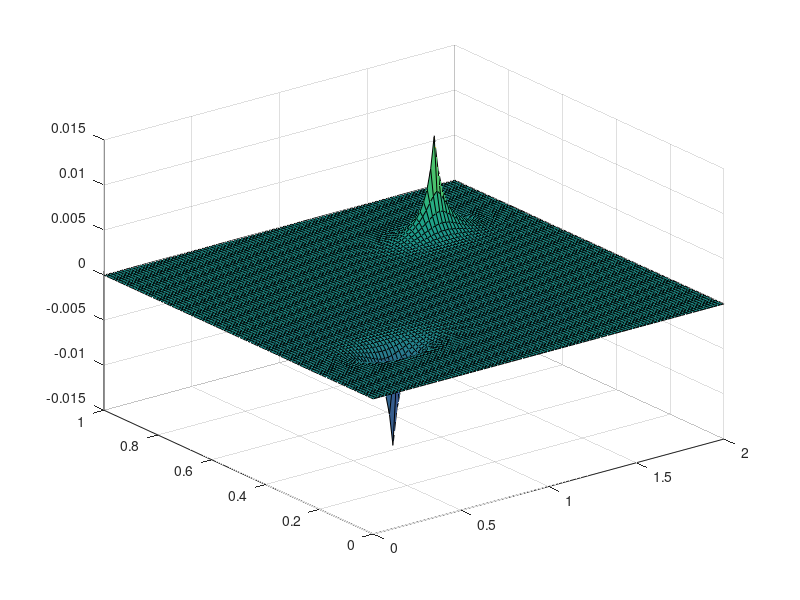

The MATLAB script that drew this image:
%Step 10 :  Poisson Equation

% 

clear all
nx=100; ny=100; nt=100;
xmin=0; xmax=2; 
ymin=0; ymax=1;
dx = (xmax-xmin)/(nx-1); 
dy=(ymax-ymin)/(ny-1);


% Init
p=zeros(nx,ny);
pd=zeros(nx,ny);
b=zeros(nx,ny);
x=xmin:dx:xmax; 
y=ymin:dy:ymax;

% Source

b(floor(nx/4),floor(ny/4))=100;
b(floor(3*nx/4),floor(3*ny/4))=-100;

for nt = 1:nt
    pd=p;
    for i=2:nx-1
    for j=2:ny-1
    p(i,j) = ((pd(i+1,j)+pd(i-1,j))*dy^2+ (pd(i,j-1)+pd(i,j+1))*dx^2 -b(i,j)*dx^2*dy^2 )/(dx^2+dy^2)/2;
    end
    end
    p(2:nx-1,1)=p(2:nx-1,2);
    p(2:nx-1,ny)=p(2:nx-1,ny-1);

end

surf(x,y,p)
